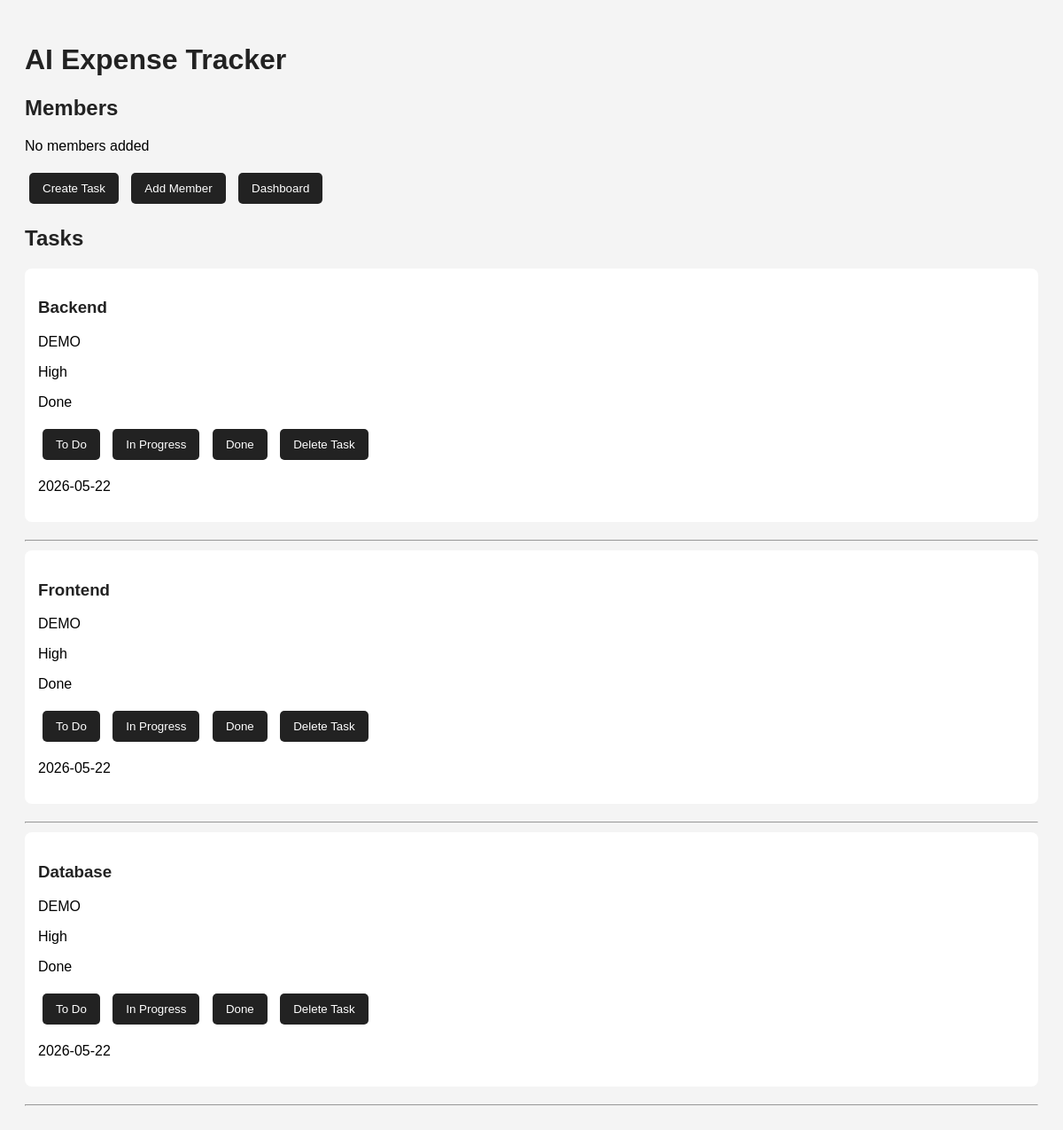
The app's page /project/2 (signed in) with its own data.
### tables this page shows
CREATE TABLE projects(
             id INTEGER PRIMARY KEY AUTOINCREMENT,
             project_name TEXT,
             admin_id INTEGER
             );

CREATE TABLE tasks(
             id INTEGER PRIMARY KEY AUTOINCREMENT,
             project_id INTEGER,
             assigned_user INTEGER,
             title TEXT,
             description TEXT,
             priority TEXT,
             status TEXT,
             due_date TEXT
             );

### app.py (the view)
@app.route("/project/<int:project_id>")
def project_page(project_id):
    if "user" not in session:
        return redirect("/login")
    conn = get_db()
    cursor = conn.execute("""
            SELECT * FROM projects
            WHERE id = ?
            """,(project_id,))
    project = cursor.fetchone()
    conn.close()
    conn = get_db()
    cursor = conn.execute("""
            SELECT * FROM tasks
            WHERE project_id = ?
            """,(project_id,))
    tasks = cursor.fetchall()
    cursor = conn.execute("""
    SELECT users.name FROM users JOIN project_members
    ON users.id = project_members.user_id
    WHERE project_members.project_id = ?
    """,(project_id,))
    members = cursor.fetchall()
    user =  get_current_user()
    return render_template("project.html",
                            project=project,
                            tasks=tasks,
                            user=user,
                            members=members)

### app.py (called while the page is built)
def get_db():
    conn = sqlite3.connect("database.db")
    return conn

def get_current_user():
    email = session["user"]
    conn = get_db()
    cursor = conn.execute("""
            SELECT * FROM users
            WHERE email = ?
            """,(email,))
    user = cursor.fetchone()
    conn.close()
    return user

### templates/project.html (shortened to what this page needs)
<!DOCTYPE html>
<html lang="en">
<head>
    <link rel="stylesheet"
    href="{{ url_for('static', filename='style.css') }}">
</head>
<body>
    <h1>
        {{ project[1] }}
    </h1>
    <h2>
        Members
    </h2>
    {% if members %}
        {% for member in members %}
            <p>
                {{ member[0] }}
            </p>
        {% endfor %}
    {% else %}
            <p>
                No members added
            </p>
    {% endif %}
    {% if project[2] == user[0] %}
    <a href="/project/{{ project[0] }}/create-task">
        <button>
            Create Task
        </button>
    </a>
    {% endif %}
    {% if project[2] == user[0] %}
    <a href="/project/{{ project[0] }}/add-member">
        <button>
            Add Member
        </button>
    </a>
    {% endif %}
    <a href="/dashboard">
        <button>
            Dashboard
        </button>
    </a>
    <h2>
        Tasks
    </h2>
    {% for task in tasks %}
        <div>
            <h3>
                {{ task[3] }}
            </h3>
            <p>
                {{ task[4] }}
            </p>
            <p>
                {{ task[5] }}
            </p>
            <p>
                {{ task[6] }}
            </p>
            <a href="/update-task/{{ task[0] }}/To Do">
                <button>
                    To Do
                </button>
            </a>
            <a href="/update-task/{{ task[0] }}/In Progress">
                <button>
                    In Progress
                </button>
            </a>
            <a href="/update-task/{{ task[0] }}/Done">
                <button>
                    Done
                </button>
            </a>
            {% if project[2] == user[0] %}
            <a href="/delete-task/{{ task[0] }}">
                <button>
                    Delete Task
                </button>
            </a>
            {% endif %}
            <p>
                {{ task[7] }}
            </p>
        </div>
        <hr>
        {% endfor %}
</body>
</html>

### static/style.css (style rules this page uses)
body { font-family: Arial, sans-serif; background:#f4f4f4; padding:20px; }
h1,h2,h3 { color:#222; }
a { text-decoration:none; }
button { background:#222; color:white; border:none; padding:10px 15px; border-radius:5px; cursor:pointer; margin:5px; }
div { background:white; padding:15px; margin-top:10px; border-radius:8px; }
hr { margin-top:20px; }

### records on screen
projects: project_name "AI Expense Tracker"
tasks: title "Backend", description "DEMO", priority "High", status "Done", due_date "2026-05-22"
tasks: title "Frontend", description "DEMO", priority "High", status "Done", due_date "2026-05-22"
tasks: title "Database", description "DEMO", priority "High", status "Done", due_date "2026-05-22"
